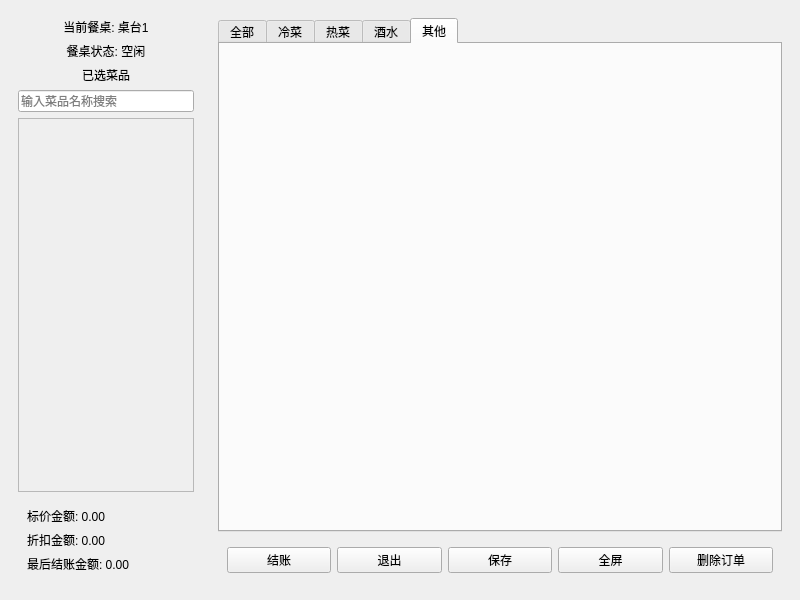
<?xml version="1.0" encoding="UTF-8"?>
<ui version="4.0">
 <class>OrderDishesWindow</class>
 <widget class="QMainWindow" name="OrderDishesWindow">
  <property name="geometry">
   <rect>
    <x>0</x>
    <y>0</y>
    <width>800</width>
    <height>600</height>
   </rect>
  </property>
  <property name="windowTitle">
   <string>点菜界面</string>
  </property>
  <widget class="QWidget" name="centralwidget">
   <layout class="QHBoxLayout" name="horizontalLayout" stretch="4,12">
    <item>
     <widget class="QWidget" name="left_panel" native="true">
      <layout class="QVBoxLayout" name="verticalLayout_left">
       <item>
        <widget class="QLabel" name="label_current_table">
         <property name="text">
          <string>当前餐桌: 桌台1</string>
         </property>
         <property name="alignment">
          <set>Qt::AlignmentFlag::AlignCenter</set>
         </property>
        </widget>
       </item>
       <item>
        <widget class="QLabel" name="label_table_status">
         <property name="text">
          <string>餐桌状态: 空闲</string>
         </property>
         <property name="alignment">
          <set>Qt::AlignmentFlag::AlignCenter</set>
         </property>
        </widget>
       </item>
       <item>
        <widget class="QLabel" name="label_selected_dishes">
         <property name="text">
          <string>已选菜品</string>
         </property>
         <property name="alignment">
          <set>Qt::AlignmentFlag::AlignCenter</set>
         </property>
        </widget>
       </item>
       <item>
        <widget class="QLineEdit" name="search_box">
         <property name="placeholderText">
          <string>输入菜品名称搜索</string>
         </property>
        </widget>
       </item>
       <item>
        <widget class="QScrollArea" name="selected_dishes_scroll">
         <property name="widgetResizable">
          <bool>true</bool>
         </property>
         <widget class="QWidget" name="selected_dishes_container">
          <property name="geometry">
           <rect>
            <x>0</x>
            <y>0</y>
            <width>174</width>
            <height>393</height>
           </rect>
          </property>
          <layout class="QVBoxLayout" name="selected_dishes_layout"/>
         </widget>
        </widget>
       </item>
       <item>
        <widget class="QWidget" name="summary_panel" native="true">
         <layout class="QVBoxLayout" name="summary_layout">
          <item>
           <widget class="QLabel" name="label_subtotal">
            <property name="text">
             <string>标价金额: 0.00</string>
            </property>
           </widget>
          </item>
          <item>
           <widget class="QLabel" name="label_discount">
            <property name="text">
             <string>折扣金额: 0.00</string>
            </property>
           </widget>
          </item>
          <item>
           <widget class="QLabel" name="label_total">
            <property name="text">
             <string>最后结账金额: 0.00</string>
            </property>
           </widget>
          </item>
         </layout>
        </widget>
       </item>
      </layout>
     </widget>
    </item>
    <item>
     <widget class="QWidget" name="right_panel" native="true">
      <layout class="QVBoxLayout" name="verticalLayout_right">
       <item>
        <widget class="QTabWidget" name="tabWidget">
         <property name="tabPosition">
          <enum>QTabWidget::TabPosition::North</enum>
         </property>
         <property name="currentIndex">
          <number>4</number>
         </property>
         <widget class="QWidget" name="tab_all_dishes">
          <attribute name="title">
           <string>全部</string>
          </attribute>
          <layout class="QGridLayout" name="gridLayout_all_dishes"/>
         </widget>
         <widget class="QWidget" name="tab_cold_dishes">
          <attribute name="title">
           <string>冷菜</string>
          </attribute>
          <layout class="QGridLayout" name="gridLayout_cold_dishes"/>
         </widget>
         <widget class="QWidget" name="tab_hot_dishes">
          <attribute name="title">
           <string>热菜</string>
          </attribute>
          <layout class="QGridLayout" name="gridLayout_hot_dishes"/>
         </widget>
         <widget class="QWidget" name="tab_drinks">
          <attribute name="title">
           <string>酒水</string>
          </attribute>
          <layout class="QGridLayout" name="gridLayout_drinks"/>
         </widget>
         <widget class="QWidget" name="tab_custom_dishes">
          <attribute name="title">
           <string>其他</string>
          </attribute>
          <layout class="QGridLayout" name="gridLayout_custom_dishes"/>
         </widget>
        </widget>
       </item>
       <item>
        <widget class="QWidget" name="buttons_panel" native="true">
         <layout class="QHBoxLayout" name="buttons_layout">
          <item>
           <widget class="QPushButton" name="checkout_btn">
            <property name="text">
             <string>结账</string>
            </property>
           </widget>
          </item>
          <item>
           <widget class="QPushButton" name="exit_btn">
            <property name="text">
             <string>退出</string>
            </property>
           </widget>
          </item>
          <item>
           <widget class="QPushButton" name="save_btn">
            <property name="text">
             <string>保存</string>
            </property>
           </widget>
          </item>
          <item>
           <widget class="QPushButton" name="fullscreen_btn">
            <property name="text">
             <string>全屏</string>
            </property>
           </widget>
          </item>
           <item>
               <widget class="QPushButton" name="delete_order_btn">
                   <property name="text">
                       <string>删除订单</string>
                   </property>
               </widget>
           </item>
         </layout>
        </widget>
       </item>
      </layout>
     </widget>
    </item>
   </layout>
  </widget>
 </widget>
 <resources/>
 <connections/>
</ui>
